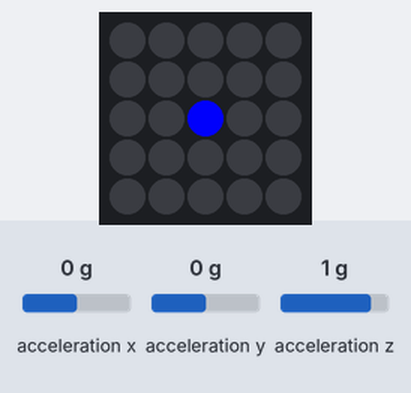
This program was run on a simulated Raspberry Pi Pico running MicroPython. Parts: 5×5 RGB LED matrix. Inputs (shaded band) come from the test bench; at power-on: acceleration x 0 g, acceleration y 0 g, acceleration z 1 g. The 25 LEDs are laid out as on the BitDogLab board (LED 0 bottom right, every second row reversed).

Above: at 1.2 s.
1.3 s: acceleration x set to -0.8 g
At 2.5 s:
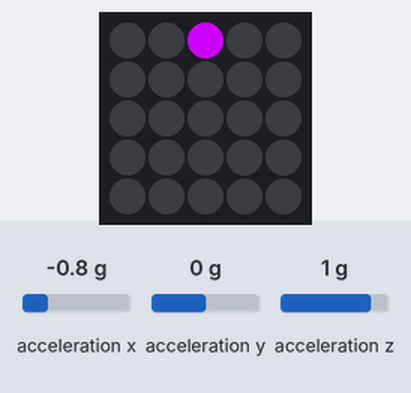
2.8 s: acceleration y set to -0.8 g
At 4.0 s:
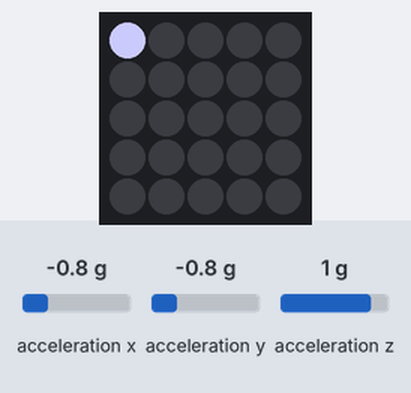
4.3 s: acceleration z set to -1.4 g
5.8 s: acceleration x set to -1.4 g
7.3 s: acceleration z set to -0.8 g
8.8 s: acceleration z set to 1.4 g
Timing chart, 0 to 11.3 s (numbered marks = the images above; inputs shaded):
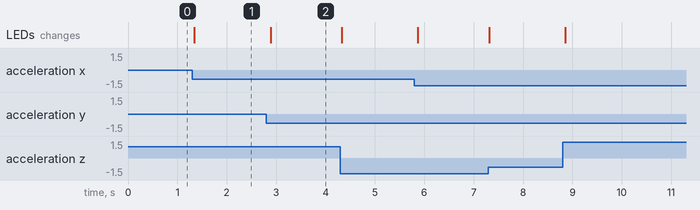

The program:

MPU_9250_b_sico_V2A_com_matriz_RGB_para_dois__eixos_+++.py
```python
from machine import Pin, SoftI2C
from neopixel import NeoPixel
from mpu9250 import MPU9250
import time
import math

# Inicializar o I2C para o MPU (I2C1)
i2c_mpu = SoftI2C(scl=Pin(3), sda=Pin(2))
mpu = MPU9250(i2c_mpu)

# Inicializar a matriz NeoPixel no GPIO7
NUM_LEDS = 25
np = NeoPixel(Pin(7), NUM_LEDS)

# Definindo a matriz de LEDs (5x5)
LED_MATRIX = [
    [24, 23, 22, 21, 20],
    [15, 16, 17, 18, 19],
    [14, 13, 12, 11, 10],
    [5, 6, 7, 8, 9],
    [4, 3, 2, 1, 0]
]

# Função para limpar a matriz de LEDs
def clear_matrix(np):
    for i in range(NUM_LEDS):
        np[i] = (0, 0, 0)
    np.write()

# Inicializar posição do LED
x, y = 2, 2

while True:
    # Limpar a matriz
    clear_matrix(np)

    # Ler dados de aceleração
    accel = mpu.acceleration
    ax, ay, az = accel

    # Atualizar posição do LED com base em AX e AY
    x = int(2 + ax)  # Mapear aceleração para posição na matriz (2 é o centro)
    x = max(0, min(4, x))  # Garantir que a posição esteja dentro da matriz 5x5

    y = int(2 + ay)
    y = max(0, min(4, y))

    # Definir a cor do LED com base na aceleração (usando valor absoluto para cores mais brilhantes)
    r, g, b = int(abs(ax) * 25), int(abs(ay) * 25), int(abs(az) * 25)

    # Acender o LED na posição atual
    np[LED_MATRIX[x][y]] = (r, g, b)
    np.write()

    # Esperar antes da próxima atualização
    time.sleep(0.1)
```

Measured:
- after the input at 1.3 s, the LEDs: change at once (image 1)
- after the input at 2.8 s, the LEDs: change after 0.09 s (image 2)
